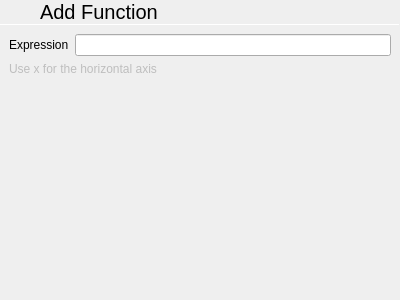
<?xml version="1.0" encoding="UTF-8"?>
<ui version="4.0">
 <class>AddFunctionDialog</class>
 <widget class="QWidget" name="AddFunctionDialog">
  <property name="geometry">
   <rect>
    <x>0</x>
    <y>0</y>
    <width>400</width>
    <height>300</height>
   </rect>
  </property>
  <property name="windowTitle">
   <string notr="true">Form</string>
  </property>
  <property name="autoFillBackground">
   <bool>true</bool>
  </property>
  <layout class="QVBoxLayout" name="verticalLayout">
   <property name="spacing">
    <number>0</number>
   </property>
   <property name="leftMargin">
    <number>0</number>
   </property>
   <property name="topMargin">
    <number>0</number>
   </property>
   <property name="rightMargin">
    <number>0</number>
   </property>
   <property name="bottomMargin">
    <number>0</number>
   </property>
   <item>
    <layout class="QHBoxLayout" name="horizontalLayout">
     <property name="spacing">
      <number>0</number>
     </property>
     <item>
      <widget class="QPushButton" name="backButton">
       <property name="sizePolicy">
        <sizepolicy hsizetype="Preferred" vsizetype="Preferred">
         <horstretch>0</horstretch>
         <verstretch>0</verstretch>
        </sizepolicy>
       </property>
       <property name="text">
        <string/>
       </property>
       <property name="icon">
        <iconset theme="go-previous"/>
       </property>
       <property name="flat">
        <bool>true</bool>
       </property>
      </widget>
     </item>
     <item>
      <widget class="QLabel" name="label">
       <property name="sizePolicy">
        <sizepolicy hsizetype="Expanding" vsizetype="Preferred">
         <horstretch>0</horstretch>
         <verstretch>0</verstretch>
        </sizepolicy>
       </property>
       <property name="font">
        <font>
         <pointsize>15</pointsize>
        </font>
       </property>
       <property name="text">
        <string>Add Function</string>
       </property>
       <property name="margin">
        <number>9</number>
       </property>
      </widget>
     </item>
     <item>
      <widget class="QPushButton" name="doneButton">
       <property name="sizePolicy">
        <sizepolicy hsizetype="Preferred" vsizetype="Preferred">
         <horstretch>0</horstretch>
         <verstretch>0</verstretch>
        </sizepolicy>
       </property>
       <property name="text">
        <string/>
       </property>
       <property name="icon">
        <iconset theme="dialog-ok"/>
       </property>
       <property name="flat">
        <bool>true</bool>
       </property>
      </widget>
     </item>
    </layout>
   </item>
   <item>
    <widget class="Line" name="line">
     <property name="maximumSize">
      <size>
       <width>16777215</width>
       <height>1</height>
      </size>
     </property>
     <property name="orientation">
      <enum>Qt::Horizontal</enum>
     </property>
    </widget>
   </item>
   <item>
    <layout class="QGridLayout" name="gridLayout">
     <property name="leftMargin">
      <number>9</number>
     </property>
     <property name="topMargin">
      <number>9</number>
     </property>
     <property name="rightMargin">
      <number>9</number>
     </property>
     <property name="bottomMargin">
      <number>9</number>
     </property>
     <property name="spacing">
      <number>6</number>
     </property>
     <item row="0" column="0">
      <widget class="QLabel" name="label_2">
       <property name="text">
        <string>Expression</string>
       </property>
      </widget>
     </item>
     <item row="0" column="1">
      <widget class="ExpressionLineEdit" name="expressionBox"/>
     </item>
     <item row="1" column="0" colspan="2">
      <widget class="QLabel" name="label_3">
       <property name="enabled">
        <bool>false</bool>
       </property>
       <property name="text">
        <string>Use x for the horizontal axis</string>
       </property>
      </widget>
     </item>
    </layout>
   </item>
   <item>
    <spacer name="verticalSpacer">
     <property name="orientation">
      <enum>Qt::Vertical</enum>
     </property>
     <property name="sizeHint" stdset="0">
      <size>
       <width>20</width>
       <height>40</height>
      </size>
     </property>
    </spacer>
   </item>
  </layout>
 </widget>
 <customwidgets>
  <customwidget>
   <class>ExpressionLineEdit</class>
   <extends>QLineEdit</extends>
   <header>expressionlineedit.h</header>
   <slots>
    <signal>expressionUpdated(QString)</signal>
   </slots>
  </customwidget>
 </customwidgets>
 <resources/>
 <connections/>
</ui>
